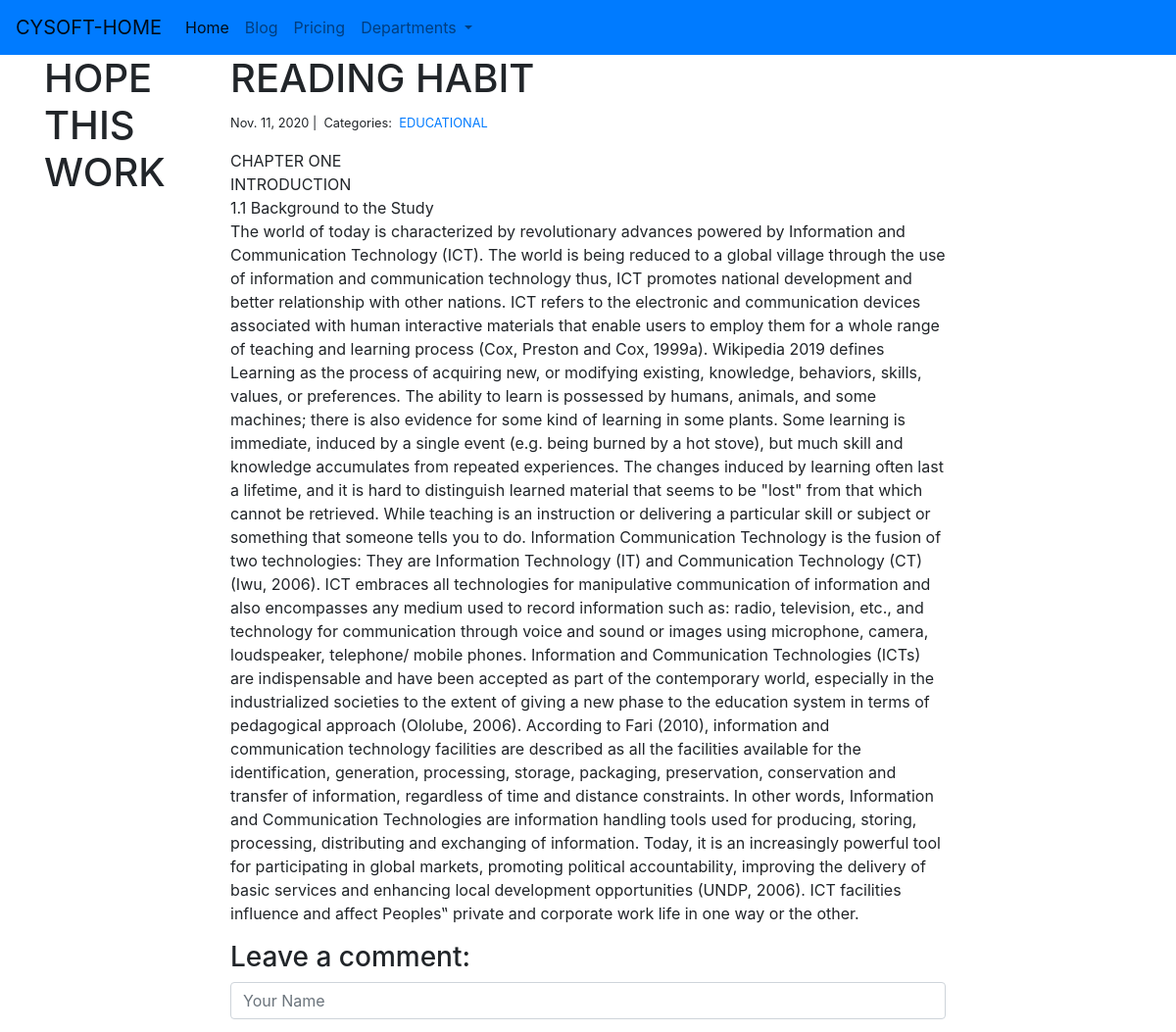
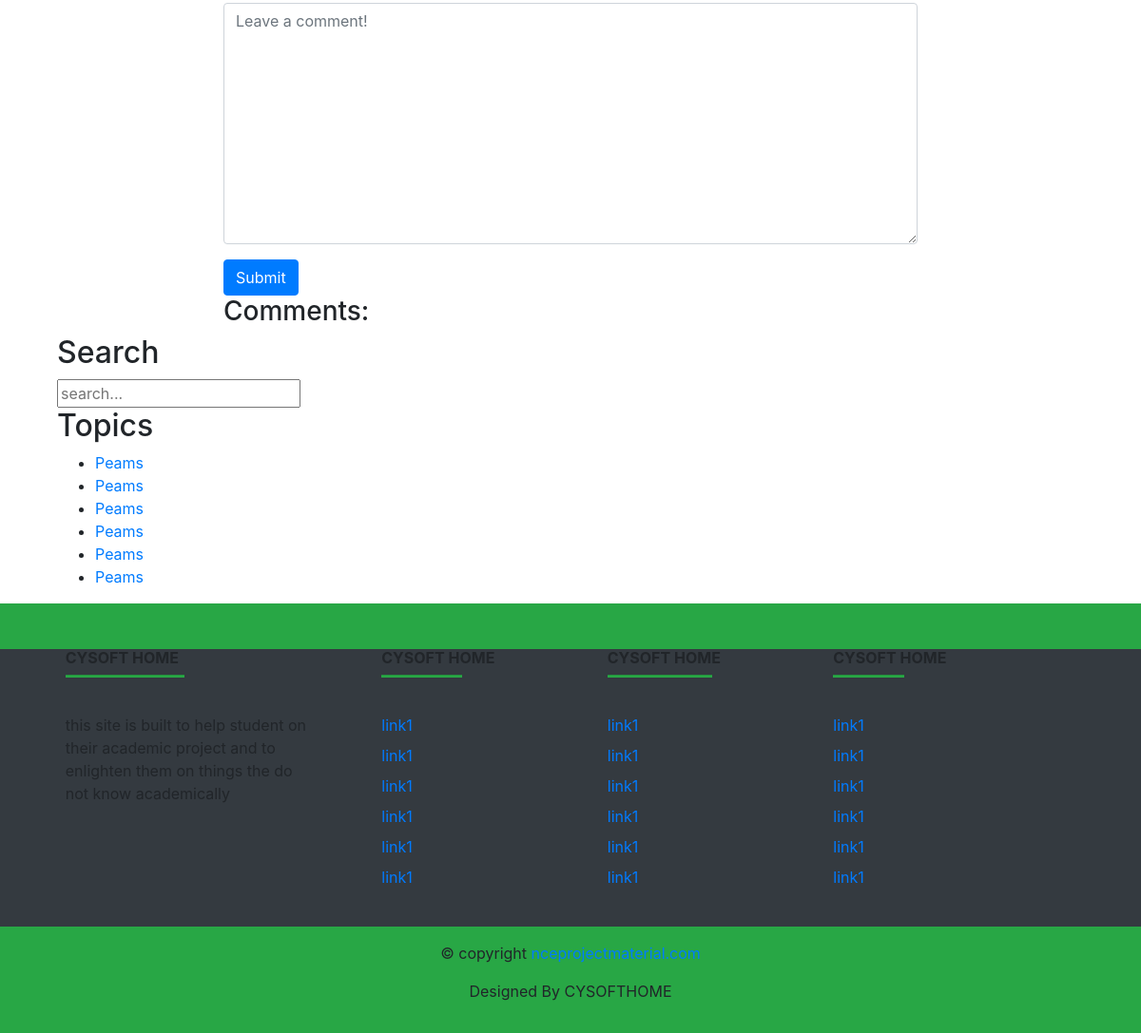
The app's page /blog/2/ with its own data (2 pictures, top to bottom).
### blog/models.py (models this page shows, shortened)
class Post(models.Model):
    title = models.CharField(max_length=255)
    body = models.TextField()
    created_on = models.DateTimeField(auto_now_add=True)
    last_modified = models.DateTimeField(auto_created=True)
    categories = models.ManyToManyField('Category', related_name='posts')

class Category(models.Model):
    name = models.CharField(max_length=20)
    class Meta:
        db_table = 'category'
        verbose_name = 'list of category'

### blog/views.py (the view, shortened to what this page needs)
# urls.py: path("<int:pk>/", views.blog_detail, name="blog_detail"),
def blog_detail(request, pk):
    post = Post.objects.get(pk=pk)
    form = CommentForm()
    comments = Comment.objects.filter(post=post)
    context = {
        "post": post,
        "comments": comments,
        "form": form,
    }
    return render(request, "blog_detail.html", context)

### blog/forms.py
class CommentForm(forms.Form):
    author = forms.CharField(
        max_length=60,
        widget=forms.TextInput(attrs={
            "class": "form-control",
            "placeholder": "Your Name"
        })
    )
    body = forms.CharField(widget=forms.Textarea(
        attrs={
            "class": "form-control",
            "placeholder": "Leave a comment!"
        })
    )

### blog/templates/blog_detail.html (shortened to what this page needs)
<!DOCTYPE html>
{%extends 'base.html'%}
    {%block mid_block%}
    <h1>{{ post.title }}</h1>
    <small>
        {{ post.created_on.date }} |&nbsp;
        Categories:&nbsp;
        {% for category in post.categories.all %}
        <a href="{% url 'blog_category' category.name %}">
            {{ category.name }}
        </a>&nbsp;
        {% endfor %}
    </small>
    <p>{{ post.body | linebreaks }}</p>
    <h3>Leave a comment:</h3>
    <form action="/blog/{{ post.pk }}/" method="post">
        <div class="form-group">
            {{ form.author }}
        </div>
        <div class="form-group">
            {{ form.body }}
        </div>
        <button type="submit" class="btn btn-primary">Submit</button>
    </form>
    <h3>Comments:</h3>
</div>
{%endblock%}

### blog/static/basestyle.css (style rules this page uses)
html, body { min-height:100%; position: relative; }

### records on screen
Post: title "READING HABIT", created_on "Nov. 11, 2020", body "CHAPTER ONE INTRODUCTION 1.1 Background to the Study The world of today is characterized by revolutionary advances powered by Information and Communication Technology (ICT). The world is being reduced to a global village through the use of information and communication technology thus, ICT promotes national development and better relationship with other nations. ICT refers to the electronic and communication devices associated with human interactive materials that enable users to employ them for a whole range of teaching and learning process (Cox, Preston and Cox, 1999a). Wikipedia 2019 defines Learning as the process of acquiring new, or modifying existing, knowledge, behaviors, skills,…"
Category: name "EDUCATIONAL"
